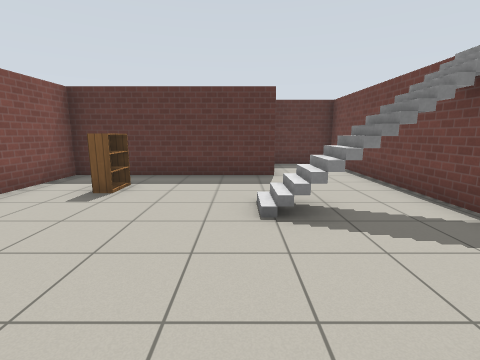
view 1 (above)

16 first-person views from a walk through a Gazebo world. The camera is 1.2 m above the floor, tilts 10° down and sees 85° across. The floor is counted in squares, 1 m on a side. Each view is taken from the middle of a square. On the plan, view 1 faces up. The plan holds only what a view shows up to about 12 squares ahead; the rest is blank. The robots in the file are not drawn. Simple patterns stand in for the simulator's built-in surfaces.

view 2
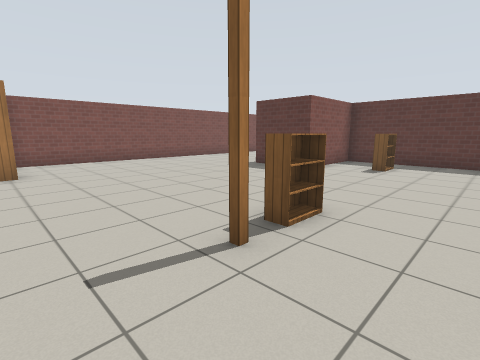

view 3
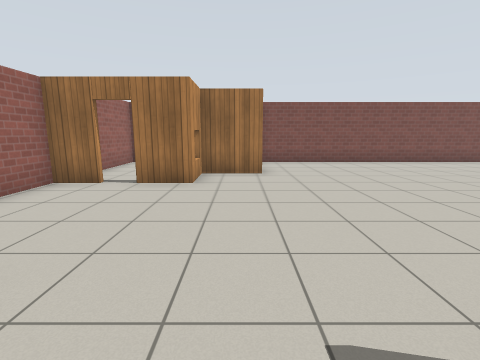

view 4
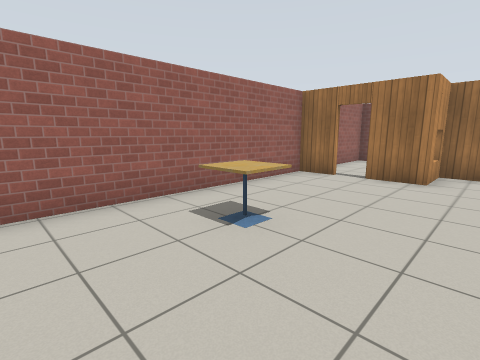

view 5
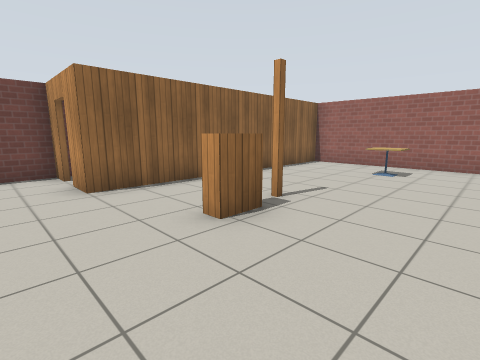

view 6
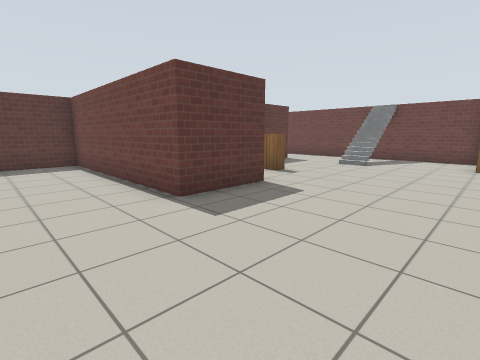

view 7
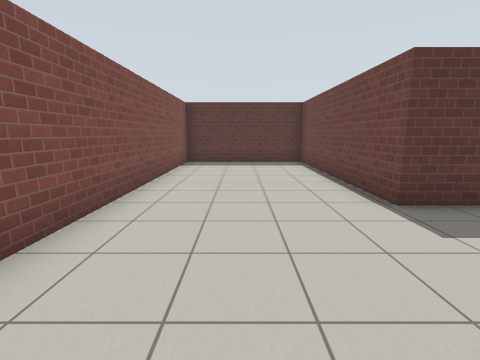

view 8
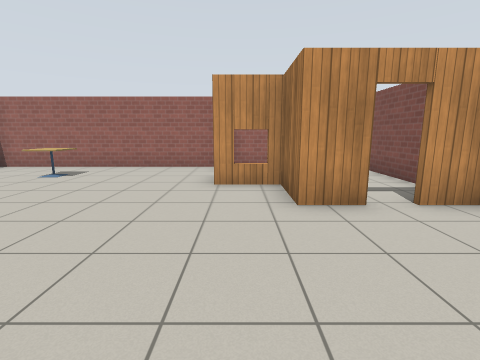

view 9
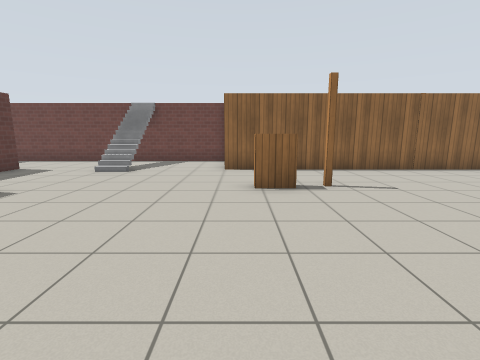

view 10
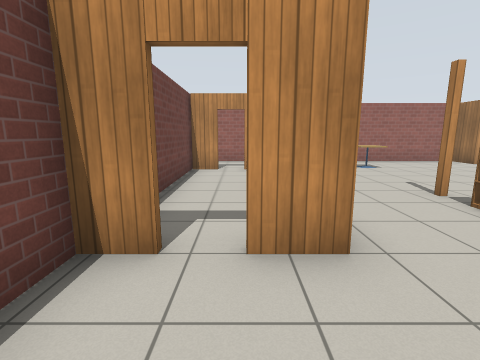

view 11
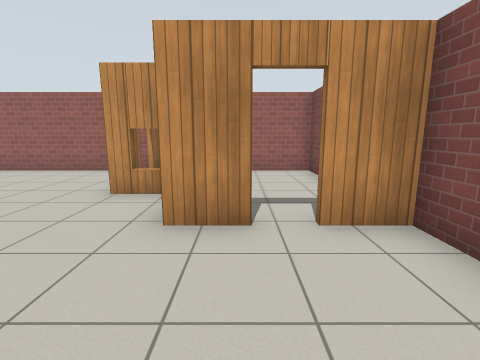

view 12
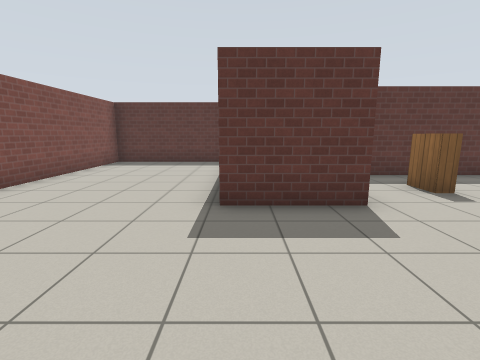

view 13
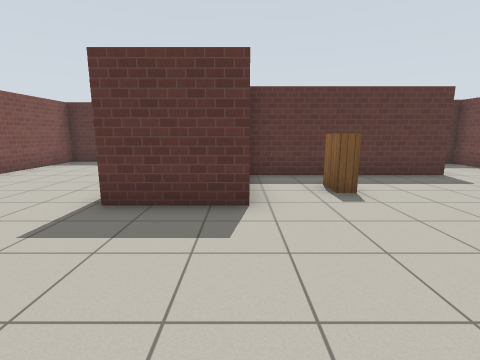

view 14
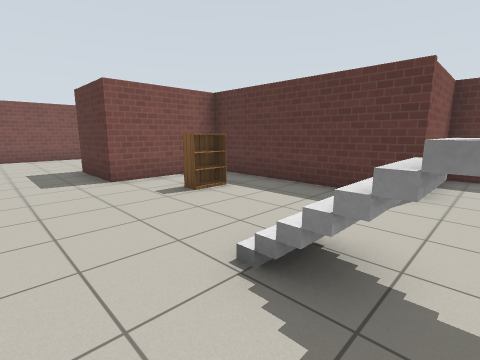

view 15
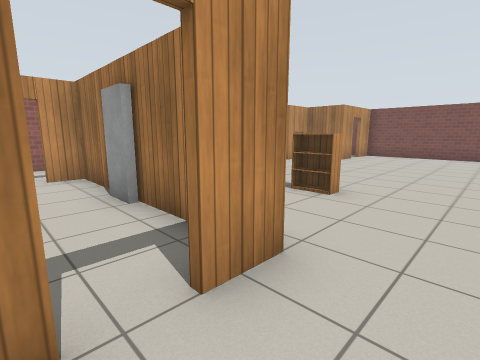

view 16
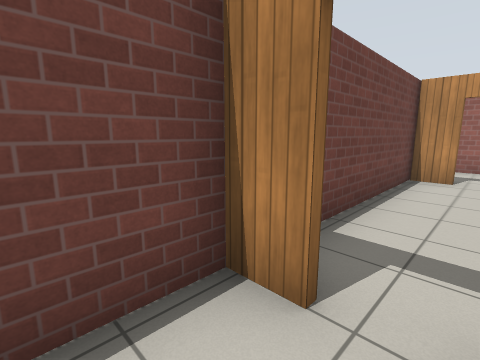

### Floor plan
Points are (right, up) in squares from view 1. A wall is a line through its corners. A room is listed if a view was taken in it or the views show most of it. See-through windows are left out.
Room 1 (views 1, 2, 3, 4, 5, 6, 7, 8, 9, 10, 11, 12, 13, 14, 15, 16)
walls: (-10.2, -3.3) (-9, -3.3) (-9, -5.2) (-7.4, -5.2) (-7.4, -6.6); (2.8, 0.5) (3.7, 0.5) (3.7, 10.6) (1, 10.6) (1, 7.6) (-4.8, 7.6) (-4.8, 4.3) (-7.3, 4.3) (-7.3, 11.4) (-12.3, 11.4) (-12.3, -3.3) (-11, -3.3); (-7.4, -7.4) (-7.4, -8.6); (-8.1, -8.6) (2, -8.6); (0.9, -8.8) (0.9, 0.5) (2, 0.5)
ways out: open door at (-10.5, -3) to room 2; open door at (-7.5, -7) to room 2; open door at (2.3, 0.3) to room 3
objects: cafe table (-3, -7) to (-2, -6); bookshelf (-3, 5) to (-3, 6); bookshelf (-2, -1); door leaf (1, -3); stairs (4, 4)
Room 2 (no view inside)
walls: (-12.3, -5.2) (-12.3, -8.6) (-8.1, -8.6); (-7.5, -6.6) (-7.5, -6.1); (-7.5, -8.1) (-7.5, -7.4)
ways out: open door at (-10.5, -3) to room 1; open door at (-7.5, -7) to room 1
Room 3 (no view inside)
walls: (1, -4) (1, -6); (1, -0.9) (1, -2.5); (0.8, -5.9) (1.9, -5.9); (3.7, -5.9) (3.7, 0.2)
ways out: open door at (2.3, 0.3) to room 1; open door at (2.5, -6)

Where each view was taken, in squares from view 1:
view 1: 0 up, 0 right, facing up
view 2: 4 down, 0 right, facing up-left
view 3: 4 down, 1 left, facing left
view 4: 4 down, 0 right, facing down-left
view 5: 2 up, 5 left, facing down-right
view 6: 0 up, 10 left, facing up-right
view 7: 0 up, 10 left, facing up
view 8: 1 up, 8 left, facing down
view 9: 0 up, 8 left, facing right
view 10: 3 up, 2 right, facing down
view 11: 0 up, 10 left, facing down
view 12: 0 up, 7 left, facing up
view 13: 0 up, 5 left, facing up
view 14: 2 up, 2 right, facing up-left
view 15: 2 up, 3 right, facing down-left
view 16: 2 up, 2 right, facing down-right
